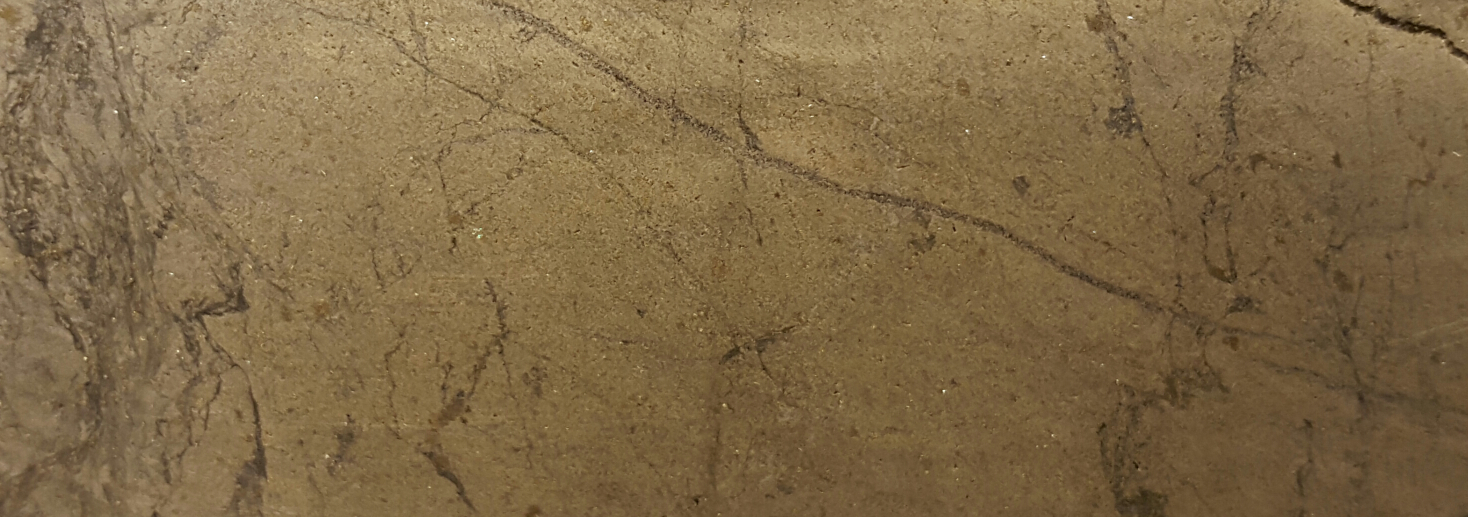
#> input picture datasets/texture4.jpg, 2936 x 1034 px (shown at 1/2 size)
$ python Clustering.py   (older library calls are emulated)
#> lines starting #> are read from the running program, lines starting #| are printed output that depends on the picture
# KMeans clustering
#


#import cv2
import numpy as np
import matplotlib.pyplot as plt

from skimage import io
from sklearn.cluster import MiniBatchKMeans
from sklearn.utils import shuffle
from time import time


#importing the texture
filename = './datasets/texture4.jpg'
camera = io.imread(filename,as_grey=True).astype(np.float32)
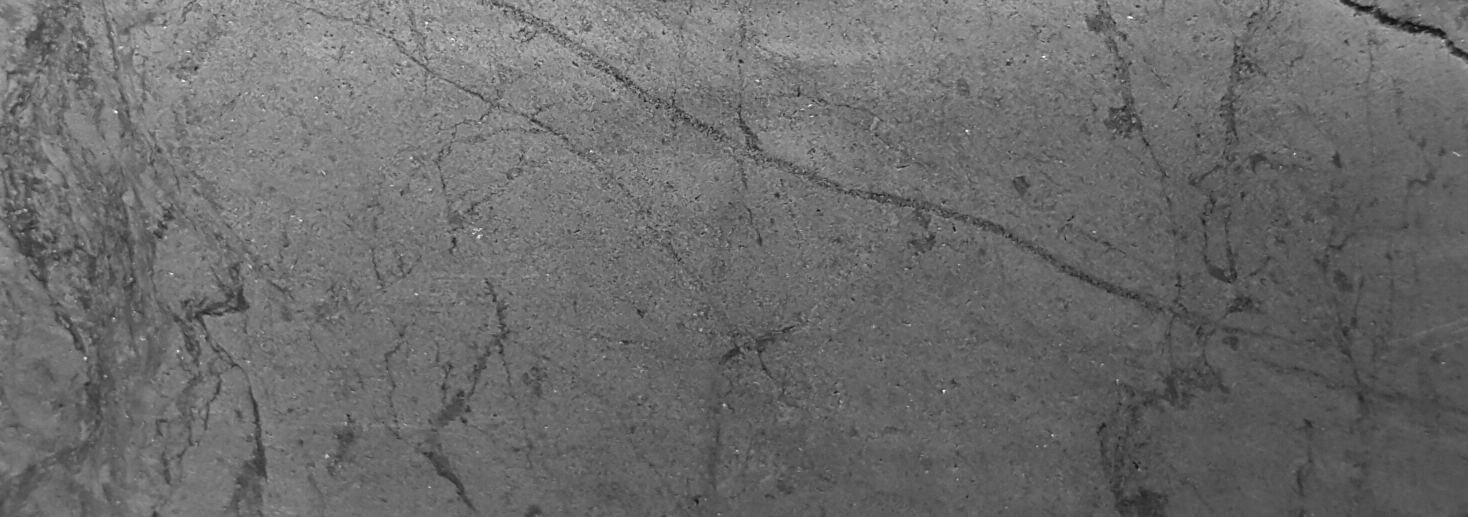
#> camera: shape (1034, 2936) float32 (shown at 1/2 size); min 0.0254, max 1, mean 0.424
x=camera.shape[0]
#> x = 1034
y=camera.shape[1]
#> y = 2936

# displaying it
plt.figure()
plt.imshow(camera)

# Setting the clustering settings
n_colors=4


t0 = time()
#camera=camera.reshape(1,camera.shape[0]*camera.shape[1])
sample = shuffle(camera, random_state=0)[:5000]
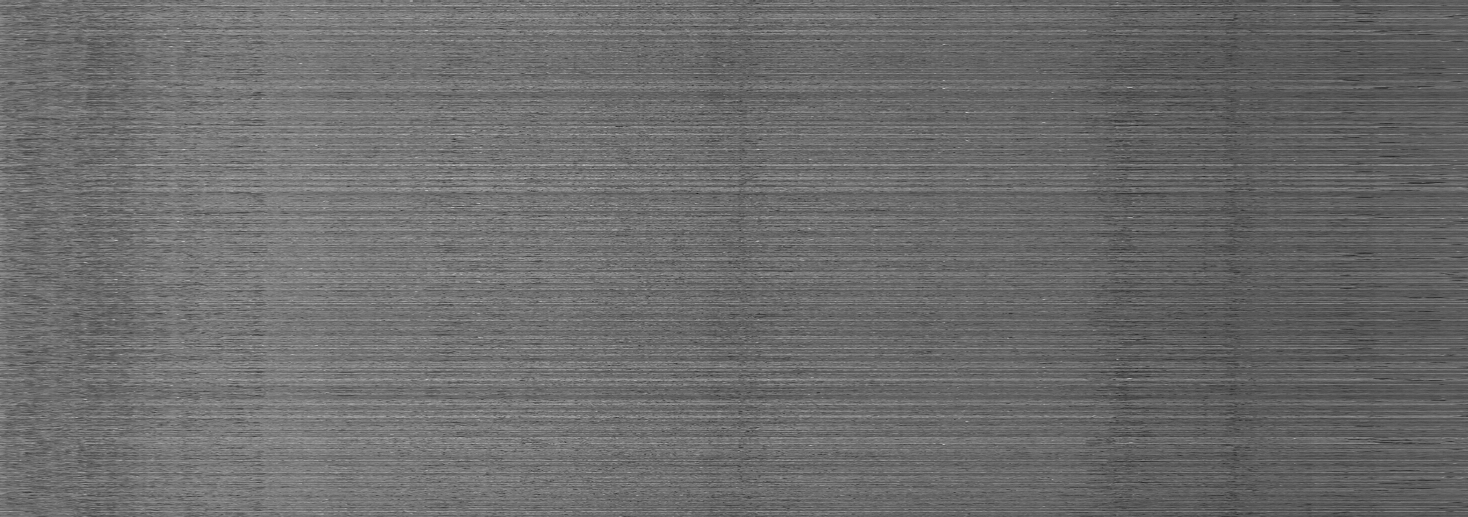
#> sample: shape (1034, 2936) float32 (shown at 1/2 size); min 0.0254, max 1, mean 0.424
kmeans = MiniBatchKMeans(n_clusters=n_colors, random_state=0,n_init=200,).fit(sample)
print("done in %0.3fs." % (time() - t0))

t0 = time()
X = camera.reshape((-1, 1))
labels = kmeans.fit(X)
print("done in %0.3fs." % (time() - t0))
#

# Display the labels
values = kmeans.cluster_centers_.squeeze()
#> values = [0.403, 0.568, 0.327, 0.477]
labels = kmeans.labels_
camerapic = np.choose(labels, values)
camerapic.shape = camera.shape

# not needed : morphological closure
#kernel = np.ones((5,5),np.uint8)
#camerapic = cv2.morphologyEx(camerapic, cv2.MORPH_CLOSE, kernel)

plt.figure()
plt.imshow(camerapic,interpolation='none')
# alt: matshow
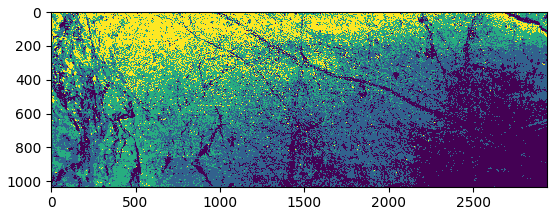
#> figure drawn by matplotlib, 1 panel

$ run again, with datasets/texture3.jpg copied over datasets/texture4.jpg
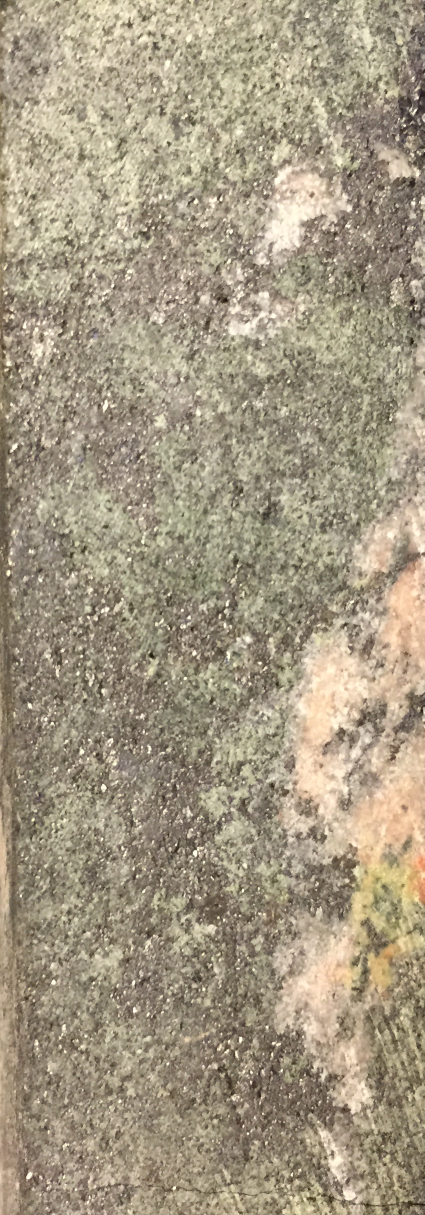
#> input picture datasets/texture3.jpg, 849 x 2430 px (shown at 1/2 size)
#> `sample = shuffle(camera, random_state=0)[:5000]`:
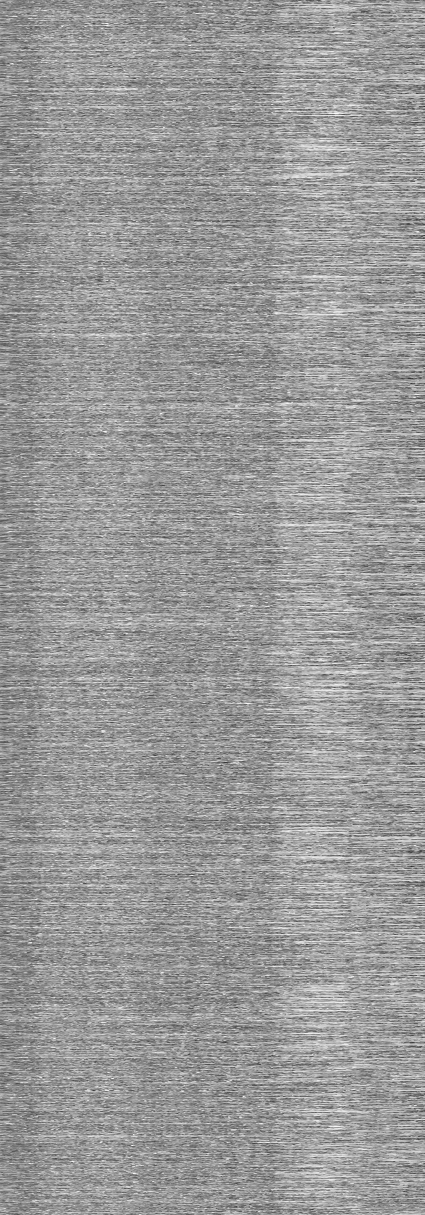
#> sample: shape (2430, 849) float32 (shown at 1/2 size); min 0.0453, max 0.996, mean 0.602
#> values = [0.673, 0.405, 0.542, 0.822]
#> `# alt: matshow`:
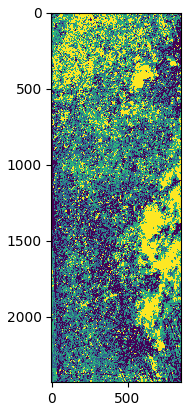
#> figure drawn by matplotlib, 1 panel

$ run again, with datasets/texture5.jpg copied over datasets/texture4.jpg
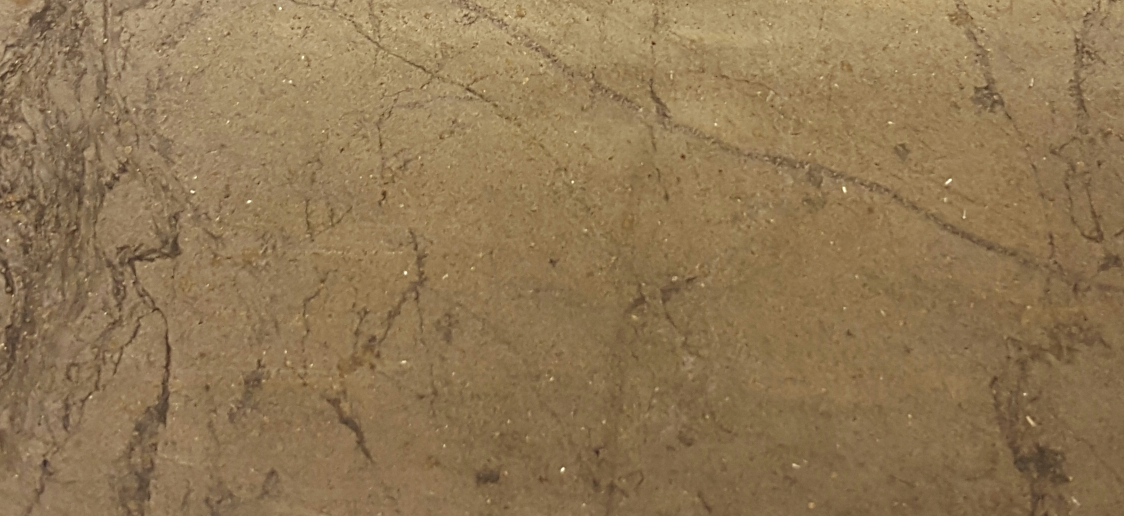
#> input picture datasets/texture5.jpg, 2248 x 1032 px (shown at 1/2 size)
#> `sample = shuffle(camera, random_state=0)[:5000]`:
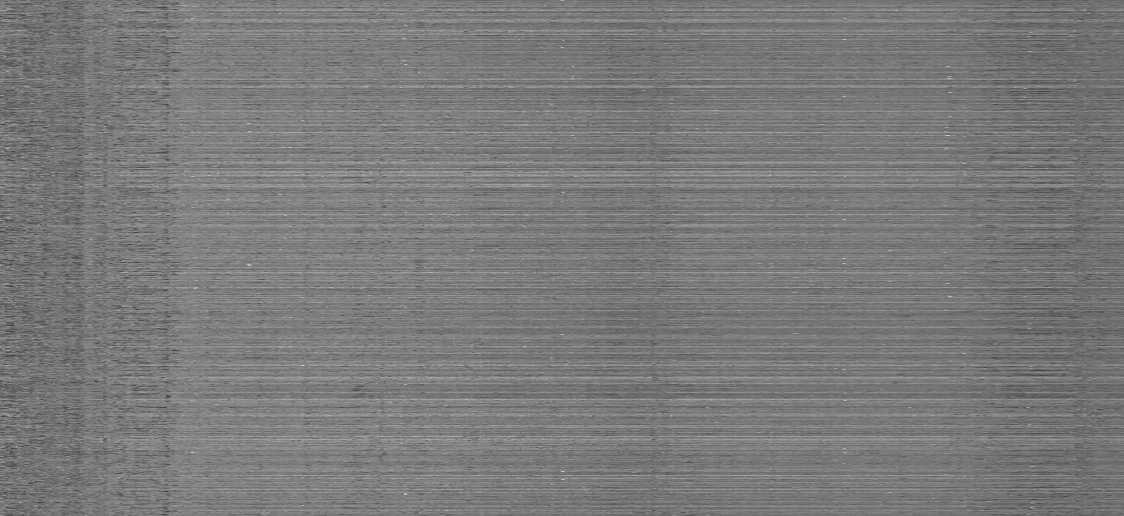
#> sample: shape (1032, 2248) float32 (shown at 1/2 size); min 0.0983, max 0.997, mean 0.479
#> values = [0.593, 0.449, 0.511, 0.377]
#> `# alt: matshow`:
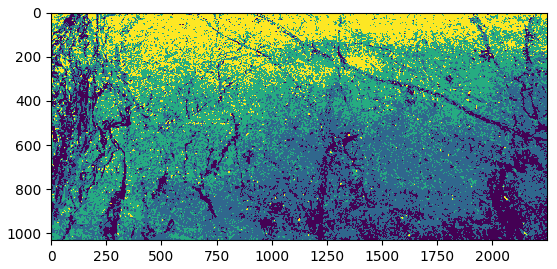
#> figure drawn by matplotlib, 1 panel
